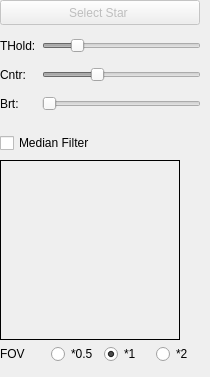
      <widget class="QWidget" name="tabImageProc">
       <attribute name="title">
        <string>IP</string>
       </attribute>
       <widget class="QPushButton" name="pbSelectGuideStar">
        <property name="enabled">
         <bool>false</bool>
        </property>
        <property name="geometry">
         <rect>
          <x>0</x>
          <y>0</y>
          <width>200</width>
          <height>25</height>
         </rect>
        </property>
        <property name="minimumSize">
         <size>
          <width>200</width>
          <height>25</height>
         </size>
        </property>
        <property name="maximumSize">
         <size>
          <width>200</width>
          <height>25</height>
         </size>
        </property>
        <property name="text">
         <string>Select Star </string>
        </property>
       </widget>
       <widget class="QLabel" name="lPreview">
        <property name="geometry">
         <rect>
          <x>0</x>
          <y>160</y>
          <width>180</width>
          <height>180</height>
         </rect>
        </property>
        <property name="minimumSize">
         <size>
          <width>180</width>
          <height>180</height>
         </size>
        </property>
        <property name="maximumSize">
         <size>
          <width>180</width>
          <height>180</height>
         </size>
        </property>
        <property name="frameShape">
         <enum>QFrame::Box</enum>
        </property>
        <property name="text">
         <string/>
        </property>
       </widget>
       <widget class="QCheckBox" name="cbMedianFilter">
        <property name="geometry">
         <rect>
          <x>0</x>
          <y>130</y>
          <width>121</width>
          <height>26</height>
         </rect>
        </property>
        <property name="text">
         <string>Median Filter</string>
        </property>
       </widget>
       <widget class="QWidget" name="layoutWidget">
        <property name="geometry">
         <rect>
          <x>0</x>
          <y>30</y>
          <width>201</width>
          <height>92</height>
         </rect>
        </property>
        <layout class="QGridLayout" name="gridLayout_3">
         <item row="0" column="0">
          <widget class="QLabel" name="lThreshold">
           <property name="text">
            <string>THold:</string>
           </property>
          </widget>
         </item>
         <item row="0" column="1">
          <widget class="QSlider" name="hsThreshold">
           <property name="enabled">
            <bool>false</bool>
           </property>
           <property name="maximum">
            <number>255</number>
           </property>
           <property name="value">
            <number>50</number>
           </property>
           <property name="orientation">
            <enum>Qt::Horizontal</enum>
           </property>
          </widget>
         </item>
         <item row="1" column="0">
          <widget class="QLabel" name="lContrast">
           <property name="text">
            <string>Cntr:</string>
           </property>
          </widget>
         </item>
         <item row="1" column="1">
          <widget class="QSlider" name="hsIContrast">
           <property name="enabled">
            <bool>false</bool>
           </property>
           <property name="maximum">
            <number>300</number>
           </property>
           <property name="singleStep">
            <number>1</number>
           </property>
           <property name="value">
            <number>100</number>
           </property>
           <property name="orientation">
            <enum>Qt::Horizontal</enum>
           </property>
          </widget>
         </item>
         <item row="2" column="0">
          <widget class="QLabel" name="lBright">
           <property name="text">
            <string>Brt:</string>
           </property>
          </widget>
         </item>
         <item row="2" column="1">
          <widget class="QSlider" name="hsIBrightness">
           <property name="enabled">
            <bool>false</bool>
           </property>
           <property name="maximum">
            <number>100</number>
           </property>
           <property name="value">
            <number>0</number>
           </property>
           <property name="orientation">
            <enum>Qt::Horizontal</enum>
           </property>
          </widget>
         </item>
        </layout>
       </widget>
       <widget class="QWidget" name="layoutWidget">
        <property name="geometry">
         <rect>
          <x>0</x>
          <y>340</y>
          <width>201</width>
          <height>28</height>
         </rect>
        </property>
        <layout class="QHBoxLayout" name="horizontalLayout_9">
         <item>
          <widget class="QLabel" name="lFOV">
           <property name="text">
            <string>FOV</string>
           </property>
          </widget>
         </item>
         <item>
          <widget class="QRadioButton" name="rbFOVHalf">
           <property name="text">
            <string>*0.5</string>
           </property>
          </widget>
         </item>
         <item>
          <widget class="QRadioButton" name="rbFOVStd">
           <property name="text">
            <string>*1</string>
           </property>
           <property name="checked">
            <bool>true</bool>
           </property>
          </widget>
         </item>
         <item>
          <widget class="QRadioButton" name="rbFOVDbl">
           <property name="text">
            <string>*2</string>
           </property>
          </widget>
         </item>
        </layout>
       </widget>
      </widget>
